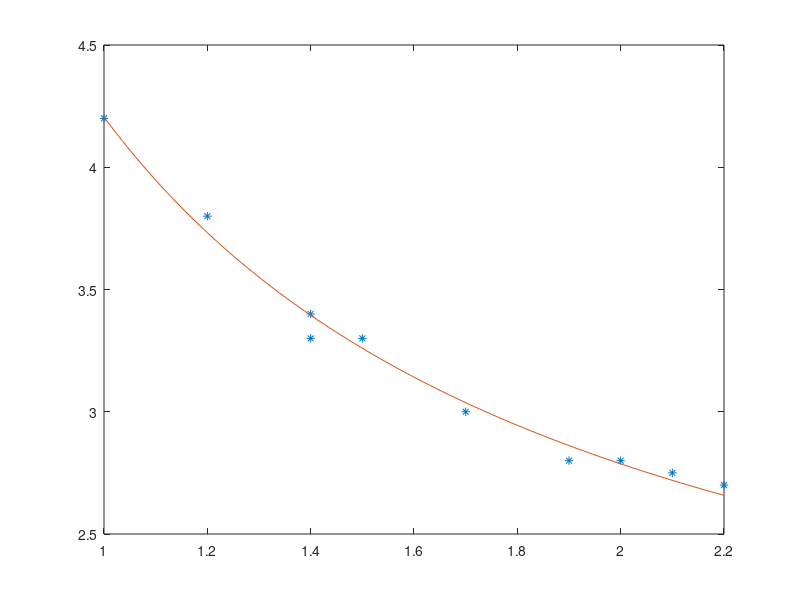

The MATLAB script that drew this image:
t = [1 1.2 1.4 1.4 1.5 1.7 1.9 2 2.1 2.2]';
f = [4.2 3.8 3.4 3.3 3.3 3 2.8 2.8 2.75 2.7]';

A = [ones(size(t)), 1./t];

x = (A' * A) \ (A' * f);

a = x(1); b = x(2);

tt = linspace(1,2.2);
yy = a + b./tt;

plot(t,f,'*',tt,yy)